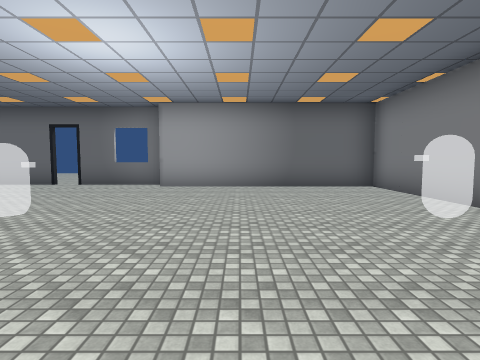
View 1 (above)

12 first-person views from a walk through a 3-D level made in the Unity game engine. The camera is 1.4 m above the floor, tilts 4° down and sees 80° across. The floor is counted in squares, 2 m on a side. Each view is taken from the middle of a square. On the plan, view 1 faces up. The plan holds only what a view shows up to about 10 squares ahead; the rest is blank. The place goes on beyond the plan. Some animated figures are left out. Door leaves are left out, so doorways stand open. Some surface patterns are stand-ins.

View 2
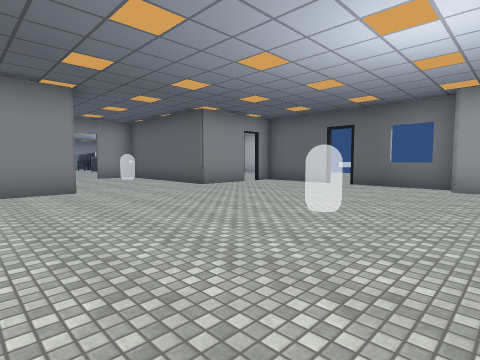

View 3
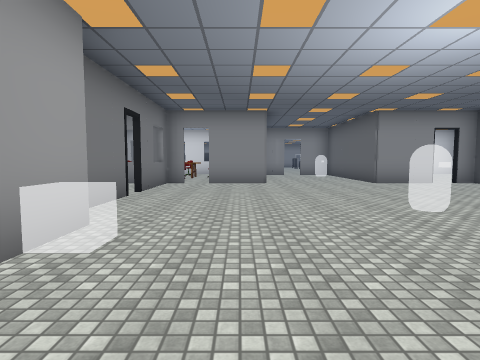

View 4
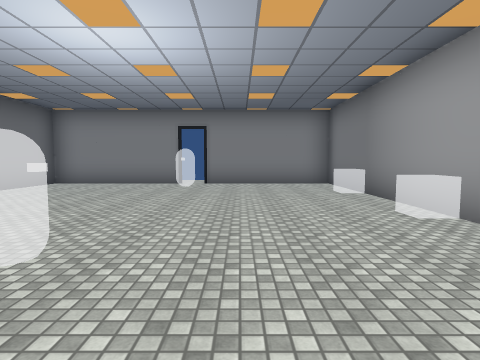

View 5
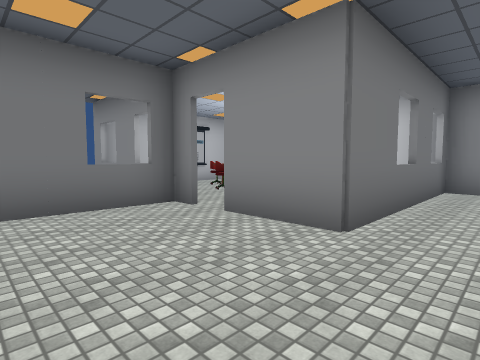

View 6
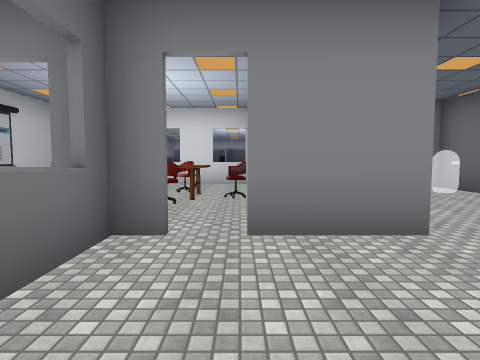

View 7
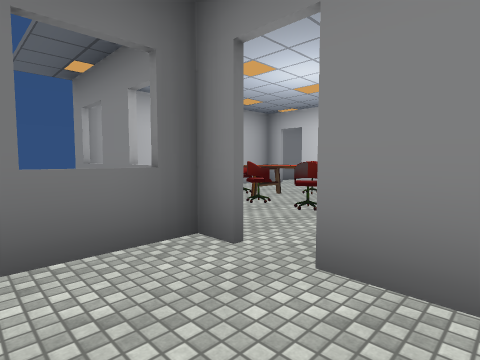

View 8
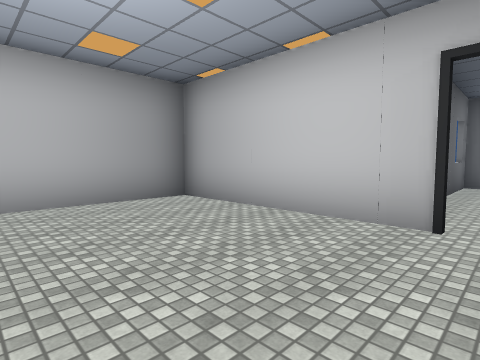

View 9
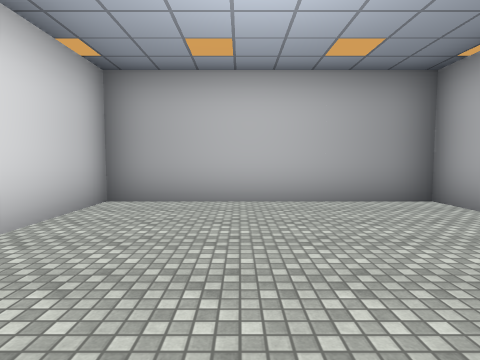

View 10
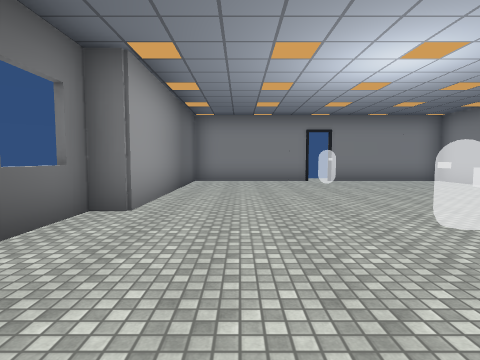

View 11
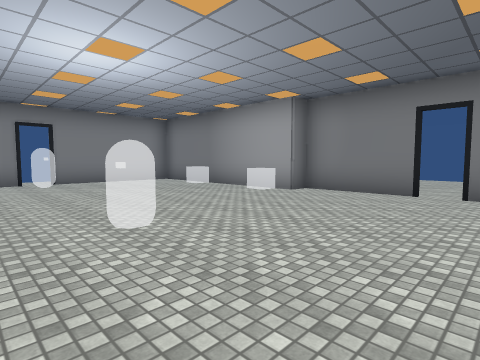

View 12
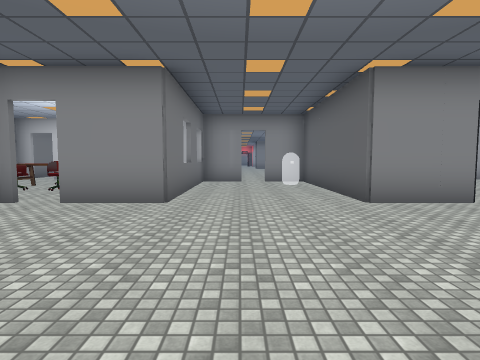

### Floor plan
Points are (right, up) in squares from view 1. A wall is a line through its corners. A room is listed if a view was taken in it or the views show most of it. See-through windows are left out.
Room 1 (views 1, 2, 3, 4, 5, 6, 7, 10, 11, 12)
walls: (-2.1, -0.6) (3.5, -0.6) (3.5, 3.1); (-4.6, -1.2) (-2.1, -1.2); (-2.1, 8.1) (-4.6, 8.1); (-5.1, 8.1) (-7.6, 8.1); (-7.6, 6.9) (-7.6, 5.1) (-12.3, 5.1) (-12.3, 3.8); (-7.6, -1.2) (-5.3, -1.2); (3.5, 3.6) (3.5, 7.5) (-2.1, 7.5); (-12.3, 3.1) (-12.3, 1.8) (-7.6, 1.8) (-7.6, 0)
ways out: open door at (-8, 7) to room 2; gap at (-8, 0) to room 3; open door at (-5, -1); open door at (-5, 8); open door at (3.7, 3.7); gap at (-12, 3)
Room 2 (views 8, 9)
walls: (-7.7, 7.5) (-7.7, 11.8) (-13.3, 11.8) (-13.3, 9.6)
ways out: open door at (-8, 7) to room 1
Room 3 (no view inside)
walls: (-9.2, -4.9) (-7.7, -4.9); (-13.3, 0.2) (-13.3, -3.8); (-12.3, 1.6) (-12.3, 0.8); (-13.3, -4.9) (-10.9, -4.9)
ways out: gap at (-8, 0) to room 1; opening at (-13, -4)
objects: other object (-11, -2); other object (-11, -1); other object (-10, -3); other object (-10, -2); other object (-10, -1); other object (-10, 0)

Where each view was taken, in squares from view 1:
view 1: 0 up, 0 right, facing up
view 2: 0 up, 1 left, facing up-left
view 3: 1 up, 1 right, facing left
view 4: 2 up, 5 left, facing right
view 5: 3 up, 5 left, facing down-left
view 6: 0 up, 5 left, facing left
view 7: 1 up, 6 left, facing down-left
view 8: 7 up, 11 left, facing up-right
view 9: 7 up, 11 left, facing up
view 10: 6 up, 6 left, facing right
view 11: 5 up, 6 left, facing down-right
view 12: 3 up, 3 left, facing left
